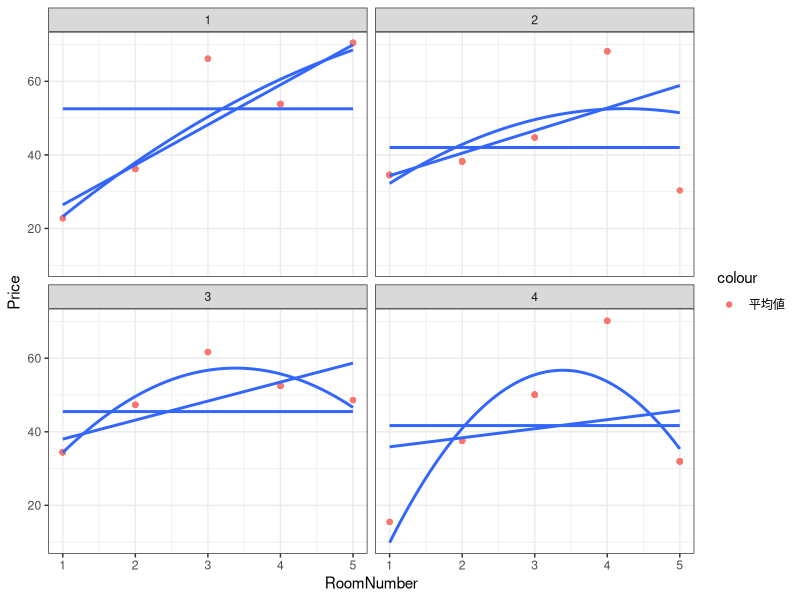

Recreate this plot in R.
library(tidyverse)

n <- 20
g <- 4

set.seed(1)

data <- tibble(
  RoomNumber = sample(1:5, g * n, replace = TRUE),
  ID = rep(seq(1, g), n)
) |>
  mutate(
    Price = 20 + 10 * RoomNumber +
      case_when(
        RoomNumber <= 4 ~ runif(g * n, -30, 30),
        RoomNumber == 5 ~ runif(g * n, -60, 60)
      )
  )

data |>
  mutate(
    Mean = mean(Price),
    .by = c(RoomNumber, ID)
  ) |>
  mutate(
    Constant = mean(Price),
    .by = ID
  ) |>
  ggplot(
    aes(
      x = RoomNumber,
      y = Price
    )
  ) +
  geom_point(
    aes(
      y = Mean,
      color = "平均値"
    )
  ) +
  geom_smooth(
    method = "lm",
    se = FALSE
  ) +
  geom_smooth(
    aes(y = Constant),
    method = "lm",
    se = FALSE
  ) +
  geom_smooth(
    method = "lm",
    formula = y ~ poly(x, 2),
    se = FALSE
  ) +
  facet_wrap(~ID) +
  theme_bw()
